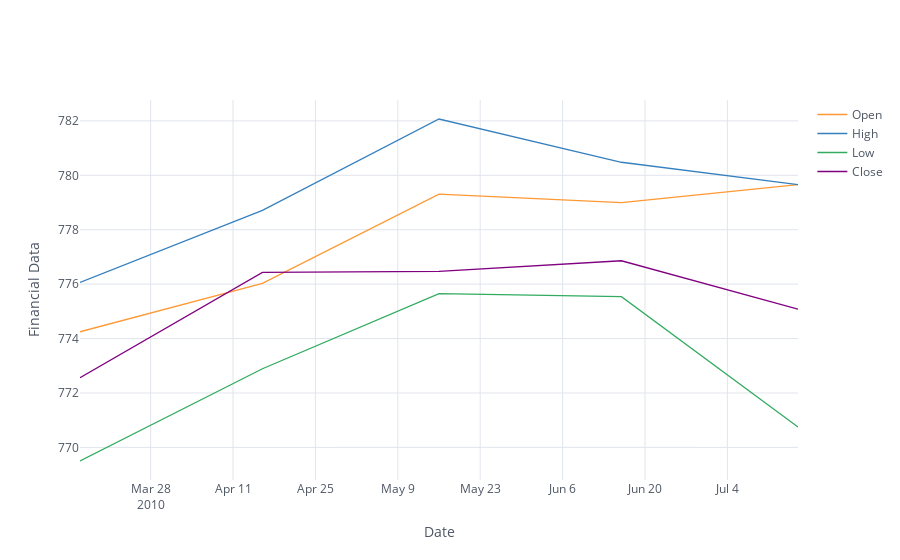

Notebook source saved alongside this figure:
### Markdown cell above
##### Plotly is built on top of d3.js and is specifically a charting library which can be used directly with Pandas dataframes, thanks to another library named `Cufflinks` .

### Code cell
#importing plotly and cufflinks in offline mode
import cufflinks as cf
import plotly.offline
cf.go_offline()
cf.set_config_file(offline=False, world_readable=True)

fdata.iplot(kind="scatter", theme="white",x="Date",y=['Open','High','Low','Close'],xTitle='Date',yTitle='Financial Data')

# fdata["Date"].iplot(kind="scatter", theme="white", title="Passenger's Ages",xTitle='Ages', yTitle='Open')

### Figure 1 — Plotly figure (JSON) as saved in the notebook; plotly's stock layout.template omitted (floating-point values rounded to 4 significant figures)
{"data": [{"line": {"color": "rgba(255, 153, 51, 1.0)", "dash": "solid", "shape": "linear", "width": 1.3}, "mode": "lines", "name": "Open", "text": "", "type": "scatter", "x": ["10-03-16", "10-04-16", "10-05-16", "10-06-16", "10-07-16"], "y": [774.2, 776.0, 779.3, 779, 779.7]}, {"line": {"color": "rgba(55, 128, 191, 1.0)", "dash": "solid", "shape": "linear", "width": 1.3}, "mode": "lines", "name": "High", "text": "", "type": "scatter", "x": ["10-03-16", "10-04-16", "10-05-16", "10-06-16", "10-07-16"], "y": [776.1, 778.7, 782.1, 780.5, 779.7]}, {"line": {"color": "rgba(50, 171, 96, 1.0)", "dash": "solid", "shape": "linear", "width": 1.3}, "mode": "lines", "name": "Low", "text": "", "type": "scatter", "x": ["10-03-16", "10-04-16", "10-05-16", "10-06-16", "10-07-16"], "y": [769.5, 772.9, 775.7, 775.5, 770.8]}, {"line": {"color": "rgba(128, 0, 128, 1.0)", "dash": "solid", "shape": "linear", "width": 1.3}, "mode": "lines", "name": "Close", "text": "", "type": "scatter", "x": ["10-03-16", "10-04-16", "10-05-16", "10-06-16", "10-07-16"], "y": [772.6, 776.4, 776.5, 776.9, 775.1]}], "layout": {"legend": {"bgcolor": "#FFFFFF", "font": {"color": "#4D5663"}}, "paper_bgcolor": "#FFFFFF", "plot_bgcolor": "#FFFFFF", "title": {"font": {"color": "#4D5663"}}, "xaxis": {"gridcolor": "#E1E5ED", "showgrid": true, "tickfont": {"color": "#4D5663"}, "title": {"font": {"color": "#4D5663"}, "text": "Date"}, "zerolinecolor": "#E1E5ED"}, "yaxis": {"gridcolor": "#E1E5ED", "showgrid": true, "tickfont": {"color": "#4D5663"}, "title": {"font": {"color": "#4D5663"}, "text": "Financial Data"}, "zerolinecolor": "#E1E5ED"}}}
